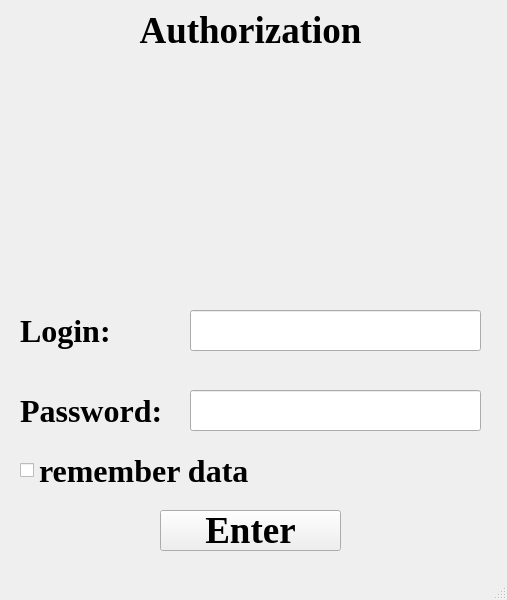
<?xml version="1.0" encoding="UTF-8"?>
<ui version="4.0">
 <class>Authorization</class>
 <widget class="QMainWindow" name="Authorization">
  <property name="geometry">
   <rect>
    <x>0</x>
    <y>0</y>
    <width>507</width>
    <height>600</height>
   </rect>
  </property>
  <property name="windowTitle">
   <string>MainWindow</string>
  </property>
  <widget class="QWidget" name="centralwidget">
   <widget class="QLabel" name="label">
    <property name="geometry">
     <rect>
      <x>100</x>
      <y>10</y>
      <width>301</width>
      <height>41</height>
     </rect>
    </property>
    <property name="font">
     <font>
      <family>Times New Roman</family>
      <pointsize>28</pointsize>
      <weight>75</weight>
      <bold>true</bold>
     </font>
    </property>
    <property name="layoutDirection">
     <enum>Qt::LeftToRight</enum>
    </property>
    <property name="text">
     <string>Authorization</string>
    </property>
    <property name="alignment">
     <set>Qt::AlignCenter</set>
    </property>
   </widget>
   <widget class="QLineEdit" name="lineEdit">
    <property name="geometry">
     <rect>
      <x>190</x>
      <y>310</y>
      <width>291</width>
      <height>41</height>
     </rect>
    </property>
    <property name="font">
     <font>
      <family>Times New Roman</family>
      <pointsize>28</pointsize>
      <weight>75</weight>
      <bold>true</bold>
     </font>
    </property>
    <property name="text">
     <string/>
    </property>
    <property name="dragEnabled">
     <bool>false</bool>
    </property>
   </widget>
   <widget class="QLabel" name="label_2">
    <property name="geometry">
     <rect>
      <x>120</x>
      <y>70</y>
      <width>251</width>
      <height>191</height>
     </rect>
    </property>
    <property name="styleSheet">
     <string notr="true">image: url(:/newPrefix/picture/Volvo.png);</string>
    </property>
    <property name="text">
     <string/>
    </property>
   </widget>
   <widget class="QLineEdit" name="lineEdit_2">
    <property name="geometry">
     <rect>
      <x>190</x>
      <y>390</y>
      <width>291</width>
      <height>41</height>
     </rect>
    </property>
    <property name="font">
     <font>
      <family>Times New Roman</family>
      <pointsize>28</pointsize>
      <weight>75</weight>
      <bold>true</bold>
     </font>
    </property>
    <property name="text">
     <string/>
    </property>
   </widget>
   <widget class="QLabel" name="label_3">
    <property name="geometry">
     <rect>
      <x>20</x>
      <y>310</y>
      <width>101</width>
      <height>41</height>
     </rect>
    </property>
    <property name="font">
     <font>
      <family>Times New Roman</family>
      <pointsize>24</pointsize>
      <weight>75</weight>
      <bold>true</bold>
     </font>
    </property>
    <property name="text">
     <string>Login:</string>
    </property>
   </widget>
   <widget class="QLabel" name="label_4">
    <property name="geometry">
     <rect>
      <x>20</x>
      <y>390</y>
      <width>161</width>
      <height>41</height>
     </rect>
    </property>
    <property name="font">
     <font>
      <family>Times New Roman</family>
      <pointsize>24</pointsize>
      <weight>75</weight>
      <bold>true</bold>
     </font>
    </property>
    <property name="text">
     <string>Password:</string>
    </property>
   </widget>
   <widget class="QPushButton" name="pushButton">
    <property name="geometry">
     <rect>
      <x>160</x>
      <y>510</y>
      <width>181</width>
      <height>41</height>
     </rect>
    </property>
    <property name="font">
     <font>
      <family>Times New Roman</family>
      <pointsize>28</pointsize>
      <weight>75</weight>
      <bold>true</bold>
     </font>
    </property>
    <property name="text">
     <string>Enter</string>
    </property>
   </widget>
   <widget class="QCheckBox" name="checkBox">
    <property name="geometry">
     <rect>
      <x>20</x>
      <y>450</y>
      <width>371</width>
      <height>41</height>
     </rect>
    </property>
    <property name="font">
     <font>
      <family>Times New Roman</family>
      <pointsize>24</pointsize>
      <weight>75</weight>
      <bold>true</bold>
     </font>
    </property>
    <property name="text">
     <string>remember data</string>
    </property>
   </widget>
  </widget>
  <widget class="QMenuBar" name="menubar">
   <property name="geometry">
    <rect>
     <x>0</x>
     <y>0</y>
     <width>507</width>
     <height>21</height>
    </rect>
   </property>
  </widget>
  <widget class="QStatusBar" name="statusbar"/>
 </widget>
 <resources>
  <include location="source.qrc"/>
 </resources>
 <connections/>
</ui>
